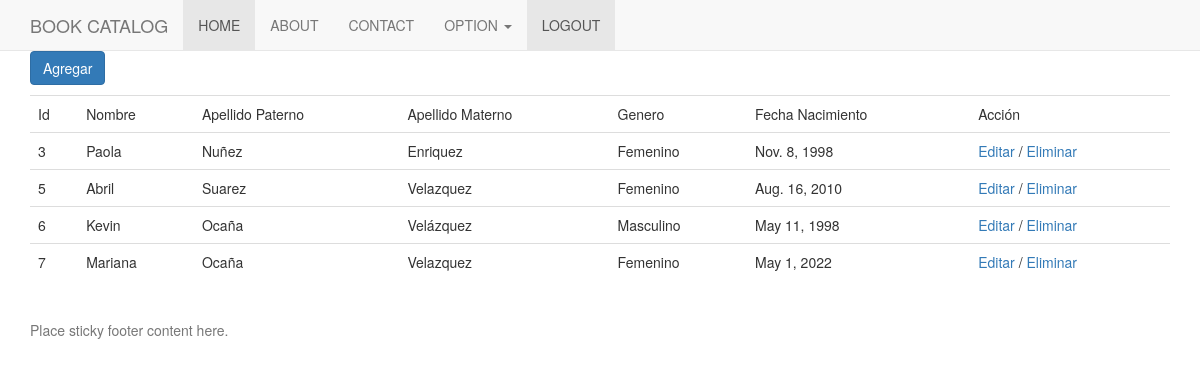
The app's page /home/ (signed in) with its own data.
### application1/models.py (models this page shows, shortened)
class Student(models.Model):
    name = models.CharField(max_length=200, blank=True, null=True)
    first_name = models.CharField(max_length=200, blank=True, null=True)
    second_name = models.CharField(max_length=200, blank=True, null=True)
    gender = models.CharField(max_length=1, blank=True, null=True)
    birth_date = models.DateField(blank=True, null=True)

### application1/views.py (the view)
# urls.py: path('home/', home_view, name='home_view'),
def home_view(request):
    students = Student.objects.all()
    var_context = {
        "title": "Inicio",
        "students": students
    }
    return render(request, "home.html", context=var_context)

### templates/home.html (shortened to what this page needs)
{% extends "base.html" %}
{% block content %}
<h4><a class="btn btn-primary" href="{% url 'add_student' %}">Agregar</a></h4>
<table class="table">
   <tr>
      <td>Id</td>
      <td>Nombre</td>
      <td>Apellido Paterno</td>
      <td>Apellido Materno</td>
      <td>Genero</td>
      <td>Fecha Nacimiento</td>
      <td>Acción</td>
   </tr>
   {% for student in students %}
   <tr>
      <td>{{student.id}}</td>
      <td>{{student.name}}</td>
      <td> {{student.first_name}}</td>
      <td>{{student.second_name}}</td>
      <td>{% if student.gender == "M"  %}Masculino{% else %}Femenino{% endif %}</td>
      <td>{{student.birth_date}}</td>
      <td><a href="{% url 'update_student' student_id=student.id  %}">Editar</a> / <a href="{% url 'delete_student' student_id=student.id  %}">Eliminar</a></td>
   </tr>
   {% endfor %}
</table>
     <br>
{% endblock %}

### templates/base.html (shortened to what this page needs)
<!doctype html>
<html lang="en">
  <head>
    <link href="https://getbootstrap.com/docs/3.4/dist/css/bootstrap.min.css" rel="stylesheet">
    <link href="https://getbootstrap.com/docs/3.4/assets/css/ie10-viewport-bug-workaround.css" rel="stylesheet">
    <link href="https://getbootstrap.com/docs/3.4/examples/sticky-footer-navbar/sticky-footer-navbar.css" rel="stylesheet">
  </head>
  <body>
 {% if request.user.is_authenticated %}
        {% include "navbar.html" %}
        <div class="container">
          <legend>{{title}}</legend>
          {% block content %}
          {% endblock %}
        </div>
      {% include "footer.html" %}
  {% else %}
  {% include "login.html" %}
  {% endif %}
  </body>
</html>

### templates/navbar.html (shortened to what this page needs)
<nav class="navbar navbar-default navbar-fixed-top">
      <div class="container">
        <div class="navbar-header">
          <a class="navbar-brand" href="#">BOOK CATALOG</a>
        </div>
        <div id="navbar" class="collapse navbar-collapse">
          <ul class="nav navbar-nav">
            <li class="active"><a href="{% url 'home_view' %}">HOME</a></li>
              <li><a href="{% url 'about_view' %}">ABOUT</a></li>
            <li><a href="{% url 'contact_view' %}">CONTACT</a></li>
            <li class="dropdown">
              <a href="#" class="dropdown-toggle" data-toggle="dropdown" role="button" aria-haspopup="true" aria-expanded="false">OPTION
                <span class="caret"></span></a>
            </li>
               <li class="active"><a href="{% url 'logout' %}">LOGOUT</a></li>
          </ul>
        </div>
      </div>
    </nav>

### templates/footer.html
<footer class="footer">
      <div class="container">
        <p class="text-muted">Place sticky footer content here.</p>
      </div>
</footer>

### records on screen
Student: id "3", name "Paola", first_name "Nuñez", second_name "Enriquez", gender "Femenino", birth_date "Nov. 8, 1998"
Student: id "5", name "Abril", first_name "Suarez", second_name "Velazquez", gender "Femenino", birth_date "Aug. 16, 2010"
Student: id "6", name "Kevin", first_name "Ocaña", second_name "Velázquez", gender "Masculino", birth_date "May 11, 1998"
Student: id "7", name "Mariana", first_name "Ocaña", second_name "Velazquez", gender "Femenino", birth_date "May 1, 2022"
